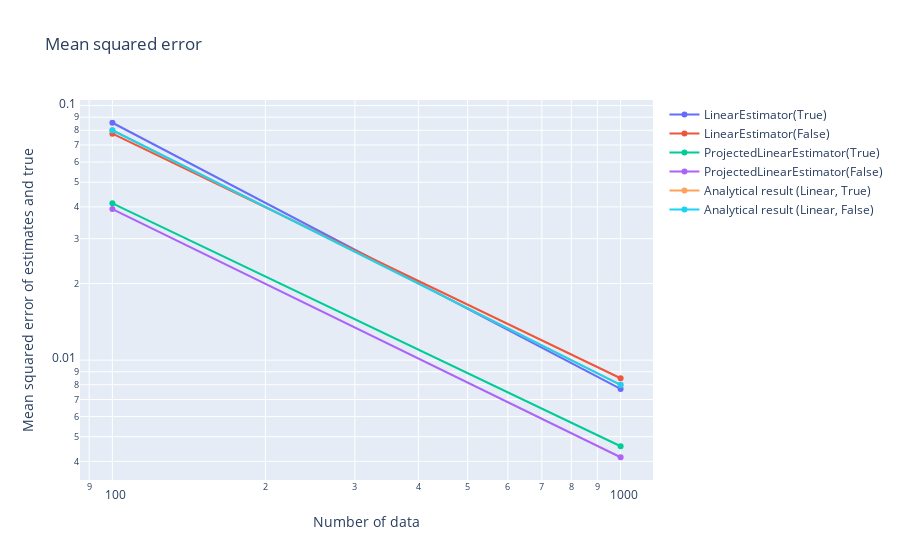

Notebook cell for this chart:
### Code cell
data_analysis.make_mses_graph_estimation_results(
    estimation_results_list, case_name_list, true_object, show_analytical_results=True
)

### Figure 1 — Plotly figure (JSON) as saved in the notebook; plotly's stock layout.template omitted (floating-point values rounded to 4 significant figures)
{"data": [{"mode": "lines+markers", "name": "LinearEstimator(True)", "type": "scatter", "x": [100, 1000], "y": [0.08562, 0.007706]}, {"mode": "lines+markers", "name": "LinearEstimator(False)", "type": "scatter", "x": [100, 1000], "y": [0.07755, 0.008488]}, {"mode": "lines+markers", "name": "ProjectedLinearEstimator(True)", "type": "scatter", "x": [100, 1000], "y": [0.04129, 0.004587]}, {"mode": "lines+markers", "name": "ProjectedLinearEstimator(False)", "type": "scatter", "x": [100, 1000], "y": [0.03921, 0.004153]}, {"mode": "lines+markers", "name": "Analytical result (Linear, True)", "type": "scatter", "x": [100, 1000], "y": [0.08, 0.008]}, {"mode": "lines+markers", "name": "Analytical result (Linear, False)", "type": "scatter", "x": [100, 1000], "y": [0.08, 0.008]}], "layout": {"title": {"text": "Mean squared error"}, "xaxis": {"title": {"text": "Number of data"}, "type": "log"}, "yaxis": {"title": {"text": "Mean squared error of estimates and true"}, "type": "log"}}}
